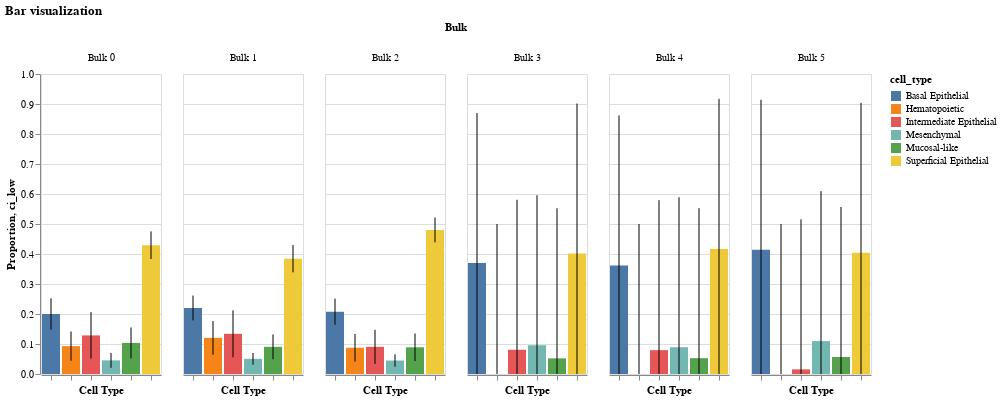

Write notebook code for a chart like this one.
### Code cell
model.plot_proportions('bar').properties(title="Bar visualization ")

### Figure 1 — Vega-Lite specification as saved in the notebook (floating-point values rounded to 4 significant figures)
{"config": {"view": {"continuousWidth": 400, "continuousHeight": 300}}, "data": {"name": "data-623bcf2d9a286a7b69ed8f031ae415ea"}, "facet": {"column": {"field": "index", "title": "Bulk", "type": "nominal"}}, "spec": {"layer": [{"mark": "bar", "encoding": {"color": {"field": "cell_type", "type": "nominal"}, "x": {"axis": {"labels": false, "title": "Cell Type"}, "field": "cell_type", "type": "nominal"}, "y": {"axis": {"title": "Proportion"}, "field": "proportion", "type": "quantitative"}}}, {"mark": "errorbar", "encoding": {"x": {"axis": {"labels": false, "title": "Cell Type"}, "field": "cell_type", "type": "nominal"}, "y": {"field": "ci_low", "type": "quantitative"}, "y2": {"field": "ci_high"}}}]}, "title": "Bar visualization ", "$schema": "https://vega.github.io/schema/vega-lite/v4.17.0.json", "datasets": {"data-623bcf2d9a286a7b69ed8f031ae415ea": [{"index": "Bulk 0", "cell_type": "Basal Epithelial", "proportion": 0.2002, "ci_err": 0.05202, "ci_low": 0.1482, "ci_high": 0.2522}, {"index": "Bulk 1", "cell_type": "Basal Epithelial", "proportion": 0.2201, "ci_err": 0.04135, "ci_low": 0.1787, "ci_high": 0.2614}, {"index": "Bulk 2", "cell_type": "Basal Epithelial", "proportion": 0.2078, "ci_err": 0.04356, "ci_low": 0.1642, "ci_high": 0.2513}, {"index": "Bulk 3", "cell_type": "Basal Epithelial", "proportion": 0.3698, "ci_err": 0.5, "ci_low": 0.0, "ci_high": 0.8698}, {"index": "Bulk 4", "cell_type": "Basal Epithelial", "proportion": 0.3616, "ci_err": 0.5, "ci_low": 0.0, "ci_high": 0.8616}, {"index": "Bulk 5", "cell_type": "Basal Epithelial", "proportion": 0.4141, "ci_err": 0.5, "ci_low": 0.0, "ci_high": 0.9141}, {"index": "Bulk 0", "cell_type": "Hematopoietic", "proportion": 0.09289, "ci_err": 0.04867, "ci_low": 0.04422, "ci_high": 0.1416}, {"index": "Bulk 1", "cell_type": "Hematopoietic", "proportion": 0.1204, "ci_err": 0.05606, "ci_low": 0.06432, "ci_high": 0.1764}, {"index": "Bulk 2", "cell_type": "Hematopoietic", "proportion": 0.08748, "ci_err": 0.04605, "ci_low": 0.04143, "ci_high": 0.1335}, {"index": "Bulk 3", "cell_type": "Hematopoietic", "proportion": 0.0, "ci_err": 0.5, "ci_low": 0.0, "ci_high": 0.5}, {"index": "Bulk 4", "cell_type": "Hematopoietic", "proportion": 0.0, "ci_err": 0.5, "ci_low": 0.0, "ci_high": 0.5}, {"index": "Bulk 5", "cell_type": "Hematopoietic", "proportion": 0.0, "ci_err": 0.5, "ci_low": 0.0, "ci_high": 0.5}, {"index": "Bulk 0", "cell_type": "Intermediate Epithelial", "proportion": 0.1287, "ci_err": 0.07745, "ci_low": 0.05121, "ci_high": 0.2061}, {"index": "Bulk 1", "cell_type": "Intermediate Epithelial", "proportion": 0.1339, "ci_err": 0.07816, "ci_low": 0.05578, "ci_high": 0.2121}, {"index": "Bulk 2", "cell_type": "Intermediate Epithelial", "proportion": 0.09061, "ci_err": 0.0568, "ci_low": 0.03381, "ci_high": 0.1474}, {"index": "Bulk 3", "cell_type": "Intermediate Epithelial", "proportion": 0.08077, "ci_err": 0.5, "ci_low": 0.0, "ci_high": 0.5808}, {"index": "Bulk 4", "cell_type": "Intermediate Epithelial", "proportion": 0.07948, "ci_err": 0.5, "ci_low": 0.0, "ci_high": 0.5795}, {"index": "Bulk 5", "cell_type": "Intermediate Epithelial", "proportion": 0.01549, "ci_err": 0.5, "ci_low": 0.0, "ci_high": 0.5155}, {"index": "Bulk 0", "cell_type": "Mesenchymal", "proportion": 0.04541, "ci_err": 0.02477, "ci_low": 0.02064, "ci_high": 0.07017}, {"index": "Bulk 1", "cell_type": "Mesenchymal", "proportion": 0.05054, "ci_err": 0.01946, "ci_low": 0.03107, "ci_high": 0.07}, {"index": "Bulk 2", "cell_type": "Mesenchymal", "proportion": 0.04489, "ci_err": 0.02082, "ci_low": 0.02408, "ci_high": 0.06571}, {"index": "Bulk 3", "cell_type": "Mesenchymal", "proportion": 0.09583, "ci_err": 0.5, "ci_low": 0.0, "ci_high": 0.5958}, {"index": "Bulk 4", "cell_type": "Mesenchymal", "proportion": 0.08912, "ci_err": 0.5, "ci_low": 0.0, "ci_high": 0.5891}, {"index": "Bulk 5", "cell_type": "Mesenchymal", "proportion": 0.1097, "ci_err": 0.5, "ci_low": 0.0, "ci_high": 0.6097}, {"index": "Bulk 0", "cell_type": "Mucosal-like", "proportion": 0.1035, "ci_err": 0.05156, "ci_low": 0.05197, "ci_high": 0.1551}, {"index": "Bulk 1", "cell_type": "Mucosal-like", "proportion": 0.09056, "ci_err": 0.04126, "ci_low": 0.0493, "ci_high": 0.1318}, {"index": "Bulk 2", "cell_type": "Mucosal-like", "proportion": 0.08896, "ci_err": 0.04605, "ci_low": 0.04291, "ci_high": 0.135}, {"index": "Bulk 3", "cell_type": "Mucosal-like", "proportion": 0.0521, "ci_err": 0.5, "ci_low": 0.0, "ci_high": 0.5521}, {"index": "Bulk 4", "cell_type": "Mucosal-like", "proportion": 0.05276, "ci_err": 0.5, "ci_low": 0.0, "ci_high": 0.5528}, {"index": "Bulk 5", "cell_type": "Mucosal-like", "proportion": 0.05671, "ci_err": 0.5, "ci_low": 0.0, "ci_high": 0.5567}, {"index": "Bulk 0", "cell_type": "Superficial Epithelial", "proportion": 0.4293, "ci_err": 0.04607, "ci_low": 0.3832, "ci_high": 0.4754}, {"index": "Bulk 1", "cell_type": "Superficial Epithelial", "proportion": 0.3845, "ci_err": 0.04567, "ci_low": 0.3388, "ci_high": 0.4302}, {"index": "Bulk 2", "cell_type": "Superficial Epithelial", "proportion": 0.4803, "ci_err": 0.04156, "ci_low": 0.4387, "ci_high": 0.5218}, {"index": "Bulk 3", "cell_type": "Superficial Epithelial", "proportion": 0.4015, "ci_err": 0.5, "ci_low": 0.0, "ci_high": 0.9015}, {"index": "Bulk 4", "cell_type": "Superficial Epithelial", "proportion": 0.417, "ci_err": 0.5, "ci_low": 0.0, "ci_high": 0.917}, {"index": "Bulk 5", "cell_type": "Superficial Epithelial", "proportion": 0.404, "ci_err": 0.5, "ci_low": 0.0, "ci_high": 0.904}]}}
